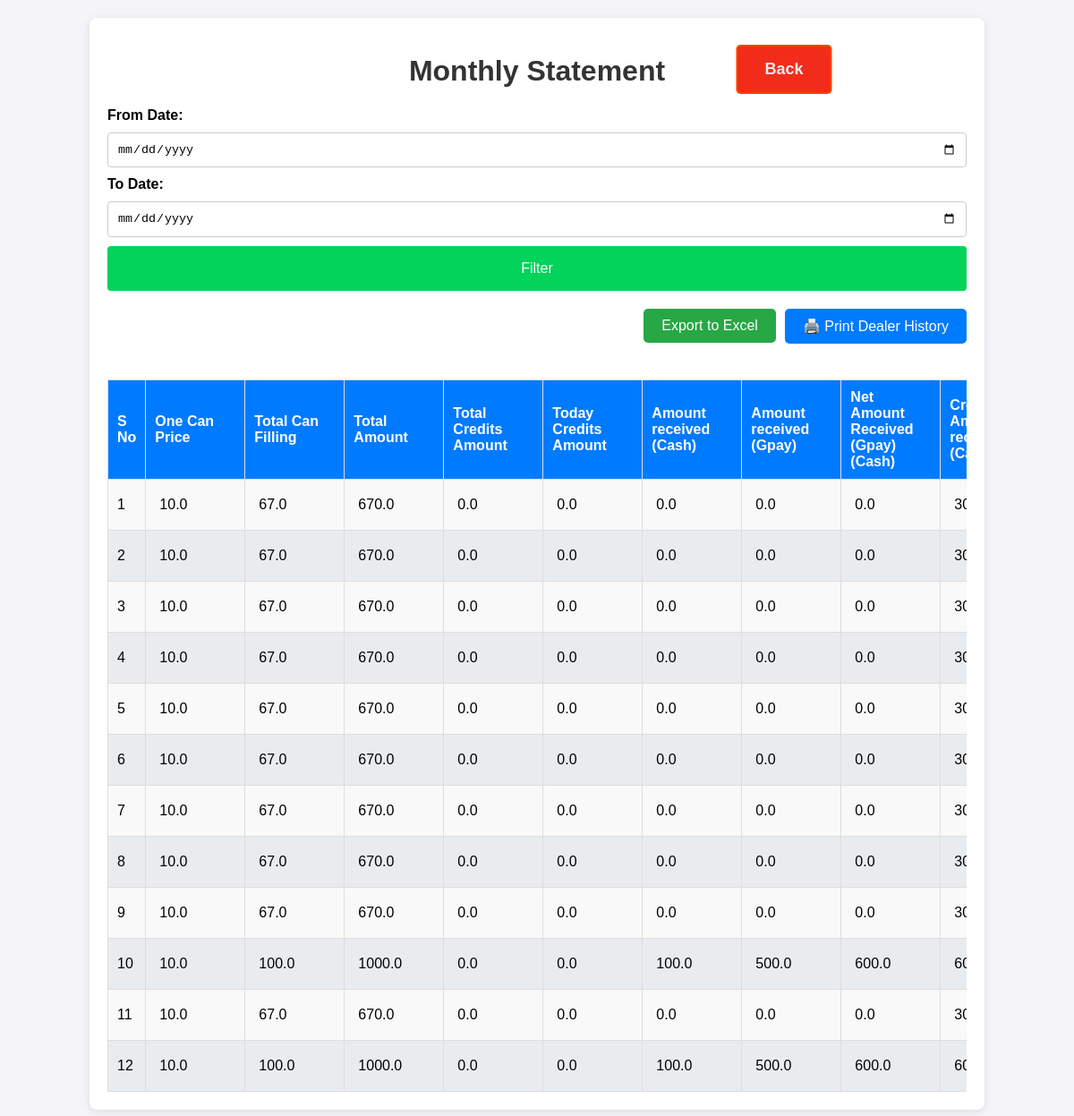
The page /monthly_statement on the database its author committed.
### app.py (models this page shows, shortened)
class DailyAccounts(db.Model):
    id = db.Column(db.Integer, primary_key=True)
    timestamp = db.Column(db.DateTime, default=datetime.now)
    date = db.Column(db.Date, nullable=False, default=date.today)
    one_can_price = db.Column(db.Float, default=0)
    total_can_filling = db.Column(db.Float, default=0)
    total_amount = db.Column(db.Float, default=0)
    total_credit_amount = db.Column(db.Float, default=0)
    today_credit_amount = db.Column(db.Float, default=0)
    amount_gpay = db.Column(db.Float, default=0)
    amount_cash = db.Column(db.Float, default=0)
    net_recevied_amount = db.Column(db.Float, default=0)
    credit_amount_received_gpay = db.Column(db.Float, default=0)
    credit_amount_received_cash = db.Column(db.Float, default=0)
    net_credit_amount_received = db.Column(db.Float, default=0)
    chit_amount = db.Column(db.Float, default=0)
    diesel = db.Column(db.Float, default=0)
    chit_amount = db.Column(db.Float, default=0)
    diesel = db.Column(db.Float, default=0)
    spares = db.Column(db.Float, default=0)
    pooja_items = db.Column(db.Float, default=0)
    milk_and_others = db.Column(db.Float, default=0)
    salary_advance = db.Column(db.Float, default=0)
    salary = db.Column(db.Float, default=0)
    eb = db.Column(db.Float, default=0)
    service_labour = db.Column(db.Float, default=0)
    stationaries = db.Column(db.Float, default=0)
    sunday_ots = db.Column(db.Float, default=0)
    others_expenses = db.Column(db.Float, default=0)
    notes = db.Column(db.String(100), default=0)
    total_expenses = db.Column(db.Float, default=0)
    net_amount_remaining = db.Column(db.Float, default=0)
    net_cash_remaining = db.Column(db.Float, default=0)
    @property
    def formatted_date(self):
        return self.date.strftime("%d-%m-%Y")  # Format the date

### app.py (the view)
@app.route('/monthly_statement', methods=['GET', 'POST'])
def monthly_statement():
    filtered_data = get_filtered_data_daily_accounts(request)
    date_from = request.args.get('date_from', '')
    date_to = request.args.get('date_to', '')
    return render_template('monthly_statement.html', date_from=date_from, date_to=date_to, statements=filtered_data)

### app.py (called while the page is built)
def get_filtered_data_daily_accounts(request):
    date_from = request.args.get('date_from', '')
    date_to = request.args.get('date_to', '')
    filter_button = request.args.get('filter_button', '')
    query = DailyAccounts.query
    if filter_button:
        if date_from:
            date_from_dt = datetime.strptime(date_from, '%Y-%m-%d')
            query = query.filter(DailyAccounts.date >= date_from_dt)
        if date_to:
            date_to_dt = datetime.strptime(date_to, '%Y-%m-%d')
            query = query.filter(DailyAccounts.date <= date_to_dt)
    else:
        now = datetime.now()
        first_day_of_month = datetime(now.year, now.month, 1)
        query = query.filter(DailyAccounts.date >= first_day_of_month)
        pass
    filtered_data = query.order_by(DailyAccounts.timestamp.desc()).all()
    return filtered_data

### templates/monthly_statement.html (shortened to what this page needs)
<!DOCTYPE html>
<html lang="en">
<head>
    <link rel="stylesheet" href="/static/styles.css">
</head>
<body>
    <div class="container history_container dealer_details_data item_management_data monthly_statement">
        <h1>Monthly Statement</h1>
        <a href="/" class="back">Back</a>
        <form method="GET" class="form">
            <label for="date_from">From Date:</label>
            <input type="date" id="date_from" name="date_from" value="{{ date_from }}">
            <label for="date_to">To Date:</label>
            <input type="date" id="date_to" name="date_to" value="{{ date_to }}">
            <button type="submit" name="filter_button" value="submit" class="btn">Filter</button>
        </form>
<div class="export-options hide-on-print">
            <form action="/export_monthly_statement" method="get">
                <button type="submit" class="export-button">Export to Excel</button>
            </form>
            <div style="text-align: right; margin-bottom: 10px;">
                <button class="print_btn" onclick="window.print()">
                    🖨️ Print Dealer History
                </button>
            </div>
        </div>
        <div style="overflow-x:auto;overflow-y: hidden; width: 100%;">
            <table class="history_data" >
            <thead>
                <tr>
                    <th>S No</th>
                    <th>One Can Price</th>
                    <th>Total Can Filling </th>
                    <th>Total Amount</th>
                    <th>Total Credits Amount</th>
                    <th>Today Credits Amount</th>
                    <th>Amount received (Cash)</th>
                    <th>Amount received (Gpay)</th>
                    <th>Net Amount Received (Gpay)(Cash)</th>
                    <th>Credit Amount received (Cash)</th>
                    <th class="action">Actions</th></tr>
            </thead>
            <tbody>
                {% for statement in statements %}
                <tr>
                    <td>
                        <form method="POST" action="{{ url_for('edit_monthly_statement', statement_id=statement.id) }}">
                            {{loop.index}}
                    </td>
                    <td>
                            <input class="form-control item-number" type="number" step="0.01" name="one_can_price" value="{{ statement.one_can_price }}" required readonly>
                    </td>
                    <td>
                            <input class="form-control item-number" type="number" step="0.01" name="total_can_filling" value="{{ statement.total_can_filling }}" required readonly>
                    </td>
                    <td>
                            <input class="form-control item-number" type="number" step="0.01" name="total_amount" value="{{ statement.total_amount }}" required readonly>
                    </td>
                    <td>
                            <input class="form-control item-number" type="number" step="0.01" name="total_credit_amount" value="{{ statement.total_credit_amount }}" required readonly>
                    </td>
                    <td>
                            <input class="form-control item-number" type="number" step="0.01" name="today_credit_amount" value="{{ statement.today_credit_amount }}" required readonly>
                    </td>
                    <td>
                            <input class="form-control item-number" type="number" step="0.01" name="amount_gpay" value="{{ statement.amount_gpay }}" required readonly>
                    </td>
                    <td>
                            <input class="form-control item-number" type="number" step="0.01" name="amount_cash" value="{{ statement.amount_cash }}" required readonly>
                    </td>
                    <td>
                            <input class="form-control item-number" type="number" step="0.01" name="net_recevied_amount" value="{{ statement.net_recevied_amount }}" required readonly>
                    </td>
                    <td>
                            <input class="form-control item-number" type="number" step="0.01" name="credit_amount_received_cash" value="{{ statement.credit_amount_received_cash }}" required readonly>
                    </td>
                </tr>
                {% endfor %}
            </tbody>
        </table>
        </div>
    </div>
</body>
</html>

### static/styles.css (style rules this page uses)
body { font-family: Arial, sans-serif; background-color: #f4f4f9; margin: 0; padding: 0; }
.container { max-width: 800px; margin: 20px auto; background: #fff; padding: 20px; border-radius: 8px; box-shadow: 0 2px 10px rgba(0, 0, 0, 0.1); }
.history_container { max-width: 1000px; }
.monthly_statement { max-width: 80%; }
h1, h2 { color: #333; text-align: center; }
.form { display: flex; flex-direction: column; gap: 10px; margin-bottom: 20px; }
.form label { font-weight: bold; }
.form input { padding: 10px; border: 1px solid #ccc; border-radius: 4px; }
.btn { background-color: #03d35a; color: #fff; border: none; padding: 10px; border-radius: 4px; cursor: pointer; font-size: medium; height: 50px; }
table { width: 100%; border-collapse: collapse; margin-top: 10px; }
table th, table td { padding: 10px; border: 1px solid #ddd; text-align: left; }
table th { background-color: #007bff; color: white; }
table tbody tr:nth-child(odd) { background-color: #f9f9f9; }
table tbody tr:nth-child(even) { background-color: #e9ecef; }
a { display: inline-block; padding: 15px 30px; font-size: 18px; font-weight: bold; text-align: center; text-decoration: none; background-color: #007bff; color: white; border-radius: 5px; border: 2px solid #007bff; transition: all 0.3s ease; position: absolute; left: 50%; transform: translateX(-50%); transition: transform 0.2s, background-color 0.2s; }
.back { background-color: #f22c1a; border: 2px solid #ff4000; top: 50px; left: 73%; }
.history_data input[readonly], .dealer_accounts input[readonly] { background-color: transparent; border: none; font-size: 16px; }
.history_data input, .dealer_accounts input { width: 50px; padding: 5px; font-size: 16px; }
.dealer_details_data .back { color: #e9ecef; text-decoration: none; }
.dealer_details_data table input { width: 200px; }
.item_management_data .item-number { width: 100px; }
.monthly_statement .item-number { width: 80px; }
.export-options { display: flex; justify-content: right; gap: 10px; margin-bottom: 20px; }
.export-options .export-button { all: unset; background-color: #28a745; color: white; cursor: pointer; padding: 10px 20px; text-decoration: none; border-radius: 5px; transition: background-color 0.2s, transform 0.2s; }
.print_btn { all: unset; background-color: #007bff; color: white; cursor: pointer; padding: 10px 20px; text-decoration: none; border-radius: 5px; transition: background-color 0.2s, transform 0.2s; }

### rows shown on the page
DailyAccounts: one_can_price "10.0", total_can_filling "67.0", total_amount "670.0", total_credit_amount "0.0", today_credit_amount "0.0", amount_gpay "0.0", amount_cash "0.0", net_recevied_amount "0.0", credit_amount_received_cash "300.0"
DailyAccounts: one_can_price "10.0", total_can_filling "67.0", total_amount "670.0", total_credit_amount "0.0", today_credit_amount "0.0", amount_gpay "0.0", amount_cash "0.0", net_recevied_amount "0.0", credit_amount_received_cash "300.0"
DailyAccounts: one_can_price "10.0", total_can_filling "67.0", total_amount "670.0", total_credit_amount "0.0", today_credit_amount "0.0", amount_gpay "0.0", amount_cash "0.0", net_recevied_amount "0.0", credit_amount_received_cash "300.0"
DailyAccounts: one_can_price "10.0", total_can_filling "67.0", total_amount "670.0", total_credit_amount "0.0", today_credit_amount "0.0", amount_gpay "0.0", amount_cash "0.0", net_recevied_amount "0.0", credit_amount_received_cash "300.0"
DailyAccounts: one_can_price "10.0", total_can_filling "67.0", total_amount "670.0", total_credit_amount "0.0", today_credit_amount "0.0", amount_gpay "0.0", amount_cash "0.0", net_recevied_amount "0.0", credit_amount_received_cash "300.0"
DailyAccounts: one_can_price "10.0", total_can_filling "67.0", total_amount "670.0", total_credit_amount "0.0", today_credit_amount "0.0", amount_gpay "0.0", amount_cash "0.0", net_recevied_amount "0.0", credit_amount_received_cash "300.0"
DailyAccounts: one_can_price "10.0", total_can_filling "67.0", total_amount "670.0", total_credit_amount "0.0", today_credit_amount "0.0", amount_gpay "0.0", amount_cash "0.0", net_recevied_amount "0.0", credit_amount_received_cash "300.0"
DailyAccounts: one_can_price "10.0", total_can_filling "67.0", total_amount "670.0", total_credit_amount "0.0", today_credit_amount "0.0", amount_gpay "0.0", amount_cash "0.0", net_recevied_amount "0.0", credit_amount_received_cash "300.0"
DailyAccounts: one_can_price "10.0", total_can_filling "67.0", total_amount "670.0", total_credit_amount "0.0", today_credit_amount "0.0", amount_gpay "0.0", amount_cash "0.0", net_recevied_amount "0.0", credit_amount_received_cash "300.0"
DailyAccounts: one_can_price "10.0", total_can_filling "100.0", total_amount "1000.0", total_credit_amount "0.0", today_credit_amount "0.0", amount_gpay "100.0", amount_cash "500.0", net_recevied_amount "600.0", credit_amount_received_cash "600.0"
DailyAccounts: one_can_price "10.0", total_can_filling "67.0", total_amount "670.0", total_credit_amount "0.0", today_credit_amount "0.0", amount_gpay "0.0", amount_cash "0.0", net_recevied_amount "0.0", credit_amount_received_cash "300.0"
DailyAccounts: one_can_price "10.0", total_can_filling "100.0", total_amount "1000.0", total_credit_amount "0.0", today_credit_amount "0.0", amount_gpay "100.0", amount_cash "500.0", net_recevied_amount "600.0", credit_amount_received_cash "600.0"
